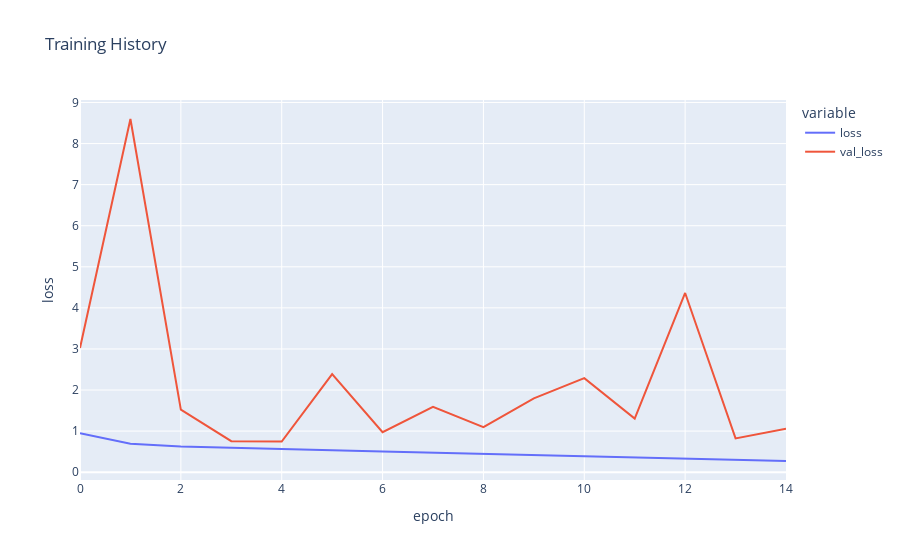

Notebook code for this chart:
### Code cell
fig = px.line(
    history_age.history, y=['loss', 'val_loss'],
    labels={'index': 'epoch', 'value': 'loss'}, 
    title='Training History')
fig.show()

### Figure 1 — Plotly figure (JSON) as saved in the notebook; plotly's stock layout.template omitted (floating-point values rounded to 4 significant figures)
{"data": [{"hovertemplate": "variable=loss<br>epoch=%{x}<br>loss=%{y}<extra></extra>", "legendgroup": "loss", "line": {"color": "#636efa", "dash": "solid"}, "marker": {"symbol": "circle"}, "mode": "lines", "name": "loss", "orientation": "v", "showlegend": true, "type": "scatter", "x": [0, 1, 2, 3, 4, 5, 6, 7, 8, 9, 10, 11, 12, 13, 14], "xaxis": "x", "y": [0.9464, 0.692, 0.6278, 0.591, 0.5523, 0.531, 0.5005, 0.4712, 0.4377, 0.4028, 0.3807, 0.3558, 0.3198, 0.295, 0.272], "yaxis": "y"}, {"hovertemplate": "variable=val_loss<br>epoch=%{x}<br>loss=%{y}<extra></extra>", "legendgroup": "val_loss", "line": {"color": "#EF553B", "dash": "solid"}, "marker": {"symbol": "circle"}, "mode": "lines", "name": "val_loss", "orientation": "v", "showlegend": true, "type": "scatter", "x": [0, 1, 2, 3, 4, 5, 6, 7, 8, 9, 10, 11, 12, 13, 14], "xaxis": "x", "y": [3.025, 8.598, 1.523, 0.7542, 0.7447, 2.388, 0.9722, 1.592, 1.095, 1.797, 2.288, 1.305, 4.362, 0.8212, 1.06], "yaxis": "y"}], "layout": {"autosize": true, "legend": {"title": {"text": "variable"}, "tracegroupgap": 0}, "title": {"text": "Training History"}, "xaxis": {"anchor": "y", "autorange": true, "domain": [0, 1], "range": [0, 14], "title": {"text": "epoch"}, "type": "linear"}, "yaxis": {"anchor": "x", "autorange": true, "domain": [0, 1], "range": [-0.1906, 9.061], "title": {"text": "loss"}, "type": "linear"}}}
